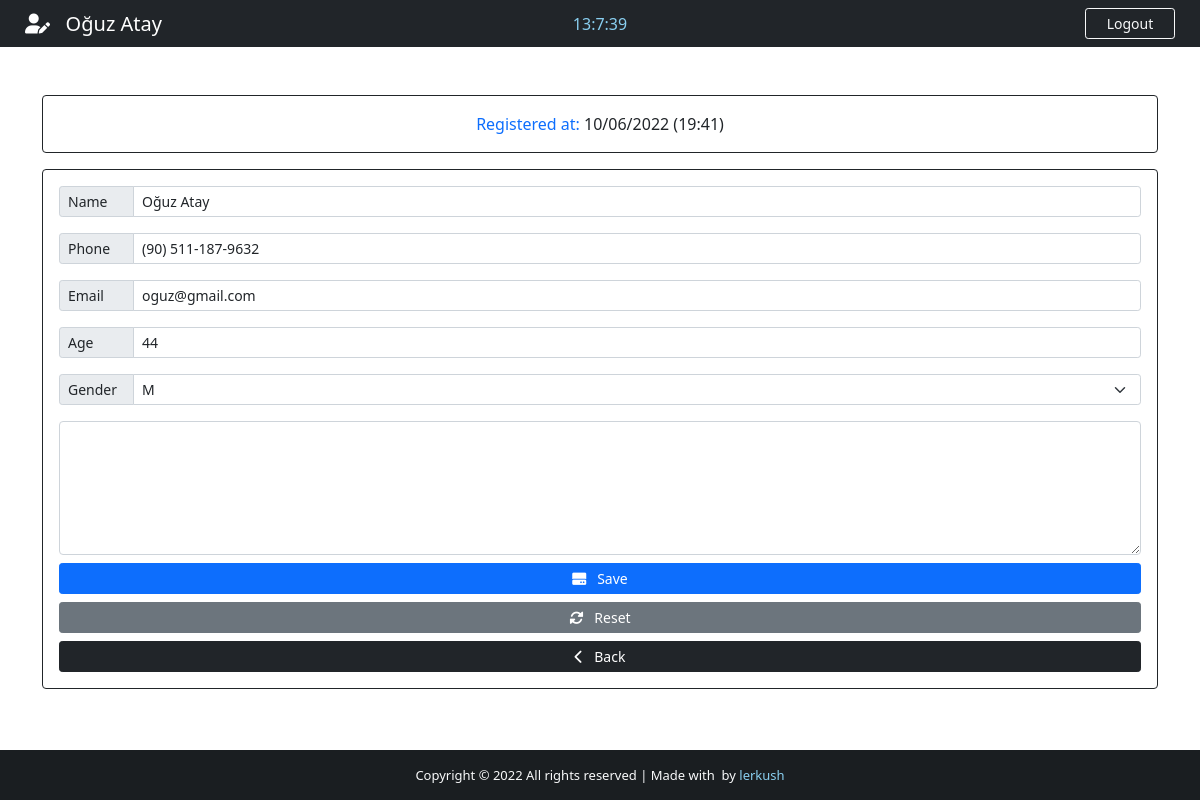
/patient/31 (signed in), run on the app's committed database.
### App/models.py (models this page shows, shortened)
class Patient(models.Model):
    GENDER = (
        ('M', 'M'),
        ('F', 'F')
    )
    id = models.IntegerField(primary_key=True)
    name = models.CharField(max_length=40)
    phone = models.CharField(max_length=20)
    email = models.CharField(max_length=40)
    age = models.CharField(max_length=3)
    gender = models.CharField(max_length=1, null=True, choices=GENDER)
    note = models.TextField(blank=True)
    created_at = models.DateTimeField(auto_now_add=True)

### App/views.py (the view)
# urls.py: path('patient/<str:patient_id>', views.patient, name="patient"),
@cache_control(no_cache=True, must_revalidade=True, no_store=True)
@login_required(login_url='login')
def patient(request, patient_id):
    patient = Patient.objects.get(id = patient_id)
    if patient != None:
        return render(request, "edit.html", {'patient':patient})

### App/templates/edit.html (shortened to what this page needs)
{% extends 'add.html' %}
{% block nav-content %}
<i class="fas fa-user-edit"></i>&nbsp;&nbsp; {{ patient.name }}
{% endblock nav-content %}
{% block card-title %}
Registered at: <span class="text-dark"> {{ patient.created_at | date:'m/d/Y (H:i)' }}</span>
{% endblock card-title %}
{% block Btn-add %}
<i class="fas fa-hdd"></i>&nbsp;&nbsp; Save
{% endblock Btn-add %}
    {% block Btn-reset %}
    <button type="reset" class="btn btn-secondary btn-sm txt-sm"><i class="fas fa-sync-alt"></i>&nbsp;&nbsp; Reset</button>
    {% endblock Btn-reset %}
{% block Action %} action="/edit_patient" {% endblock Action %}
{% block Value-name %} value="{{ patient.name }}" {% endblock Value-name %}
{% block Value-phone %} value="{{ patient.phone }}" {% endblock Value-phone %}
{% block Value-email %} value="{{ patient.email }}" {% endblock Value-email %}
{% block Value-age %} value="{{ patient.age }}" {% endblock Value-age %}
{% block option %}
<option style="background-color: #d3d3d3; color: #007bff;">{{ patient.gender }}</option>
{% endblock option %}
{% block note %} {{ patient.note }} {% endblock note %}

### App/templates/add.html (shortened to what this page needs)
{% extends 'base.html' %}
{% block time %}
<div class="col-sm">
    <center>
        <span id="clock" style="color: #89cff0;" ></span>
    </center>
</div>
{% endblock time %}
{% block btn-nav %}
<a class="btn btn-outline-danger btn-sm border-light text-light" id="btn-nav" data-bs-toggle="modal" data-bs-target="#logoutModal">Logout</a>
{% endblock btn-nav %}
{% block footer %} style="color: #89cff0; text-decoration: none;"{% endblock footer %}
{% block content %}
<div class="container">
    <div class="row">
        <div class="col-lg-12">
            <div class="card card-body border-dark text-primary mt-5">
                <span class="text-center txt-sm">{% block card-title %} FILL OUT THE FORM BELOW {% endblock card-title %}</span>
            </div>
            <form {% block Action %} action="/add_patient" {% endblock Action %} method="POST" autocomplete="off" enctype="multipart/form-data" class="card p-3 border-dark mt-3">
                <div class="input-group input-group-sm mb-3">
                    <span class="input-group-text side-label"><span class="txt-sm">Name</span></span>
                    <input type="text" class="form-control" name="name" id="name" maxlength="40" placeholder="First and last name" {% block Value-name %} {% endblock Value-name %}>
                </div>
                <div class="input-group input-group-sm mb-3">
                        <span class="input-group-text side-label"><span class="txt-sm">Phone</span></span>
                        <input type="text" class="form-control" name="phone" id="phone" placeholder="Patient phone" {% block Value-phone %} {% endblock Value-phone %}>
                </div>
                <div class="input-group input-group-sm mb-3">
                        <span class="input-group-text side-label"><span class="txt-sm">Email</span></span>
                        <input type="text" class="form-control" name="email" id="email" maxlength="40" placeholder="Patient email" {% block Value-email %} {% endblock Value-email %}>
                </div>
                <div class="input-group input-group-sm mb-3">
                        <span class="input-group-text side-label"><span class="txt-sm">Age</span></span>
                        <input type="text" class="form-control" name="age" id="age" maxlength="3" placeholder="Patient age" {% block Value-age %} {% endblock Value-age %}>
                </div>
                <div class="input-group input-group-sm mb-3">
                    <label class="input-group-text side-label"><span class="txt-sm">Gender</span></label>
                    <select class="form-select" name="gender" id="gender">
                        {% block option %}{% endblock option %}
                    </select>
                </div>
                <div class="form-group">
                    <textarea class="form-control txt-sm" name="note" rows="5" placeholder="Description is optional..." >{% block note %}{% endblock note %}</textarea>
                </div>
                <div class="d-grid gap-2 mt-2">
                    <button type="submit" class="btn btn-primary btn-sm txt-sm" id="btn-add">
                        {% block Btn-add %}{% endblock Btn-add %}
                    </button>
                    {% block Btn-reset %}
                    {% endblock Btn-reset %}
                    <a href="{% url 'backend' %}" class="btn btn-dark btn-sm txt-sm"><i class="fas fa-chevron-left"></i>&nbsp;&nbsp; Back</a>
                </div>
            </form>
        </div>
    </div>
</div>
{% endblock content %}

### App/static/css/style.css (style rules this page uses)
html, body { height: 100%; margin: 0; max-width: 100%; overflow: hidden; }
#btn-nav { width: 90px; float: right; margin-right: 25px; }
.side-label { width: 75px; }

### data on the page
Patient: name "Oğuz Atay", created_at "10/06/2022 (19:41)", phone "(90) 511-187-9632", email "oguz@gmail.com", age "44", gender "M"
